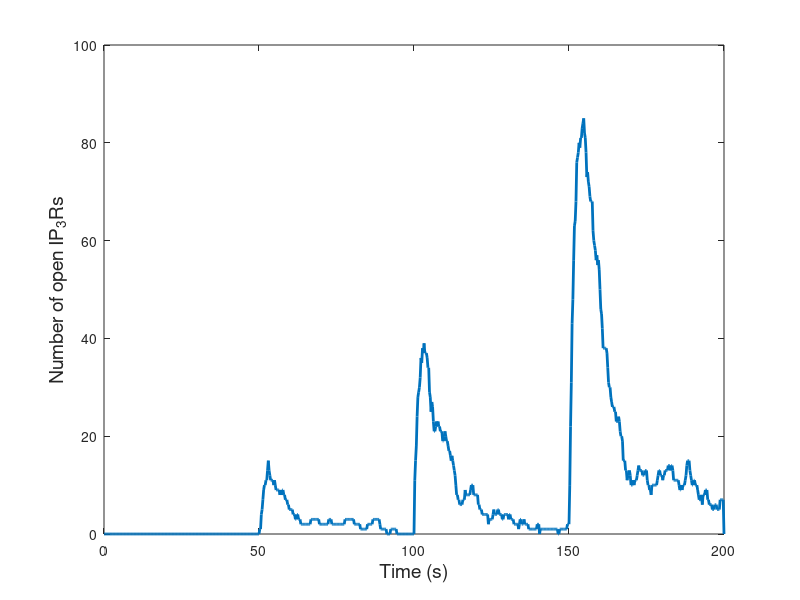
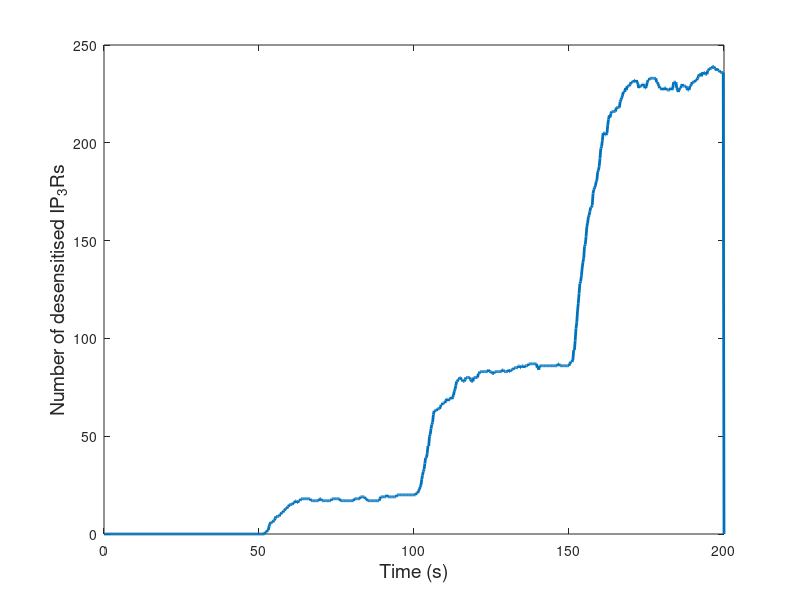
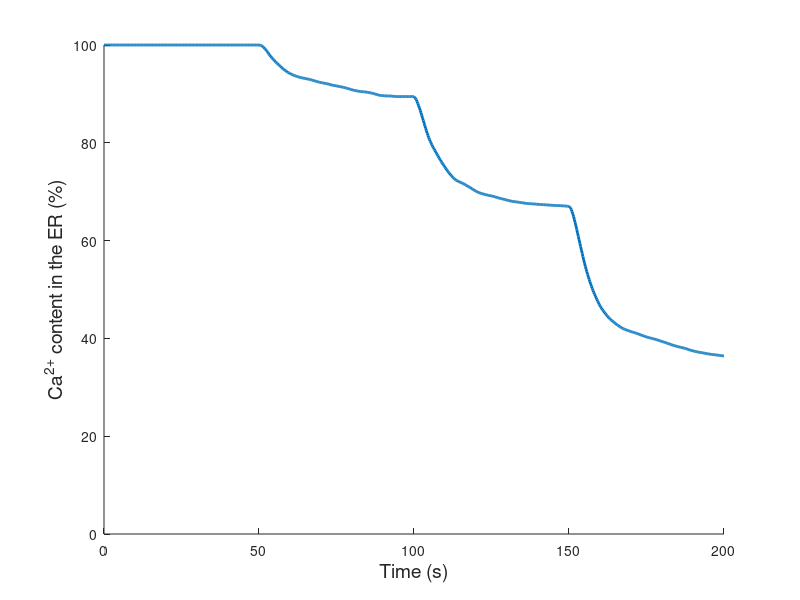

Write MATLAB code to recreate these figures, in order. (Note: this script raises an error after producing the figures.)
%ROD scheme. R-O and O-D are reversible. D-R is irreversible
clear
clc 

%Kinetic constants of state transitions
k1=0.4;
k2=0.2;
k3=0.004;
km1=k1/100;
km2=k2/100;
K=[k1,k2,k3] ;
%
%kinetic constant for Ca2+
krel=8;   %krel/Rt~0.0008
b=0.0000001;

%Total number of receptors/cell
Rt=9101;

%Number of tetraliganded IP3 receptors after each IP3 addition
%N=[0,0,5,22,61];
%N=[0,0,10,44,122];
N=[0,0,20,88,244];

%Numeric parameters
dt=1/(max(K))/200 %Time step
tf=200; %End time
dtsave=1/K(2)/20;
tsave(:,1)=0:dtsave:tf; % Time vector for saving data
%Matrix for saving data 
Osave=zeros(1/dtsave*tf+1,1);
Rs=ones(size(Osave,1),1);
Os=zeros(size(Osave,1),1);
Ds=zeros(size(Osave,1),1);

for i=1:4 
 for j=N(i)+1:N(i+1) 
        t=(i-1)*tf/4;
        nsave=(size(Osave,1)-1)/4*(i-1)+1;
        R=1;
        O=0;
        D=0;
        
        for step=1/dt*tf/4*(i-1)+1:1/dt*tf      
            if R==1 
                PDR=k1*dt;
                Pnothing=1-PDR;
                if rand < PDR
                    R=0;
                    O=1;
                    to=t;
                end
            elseif O==1
                PDR1=k2*dt;
                PDR2=km1*dt;
                summa=PDR1+PDR2;
                Pnothing=1-PDR1-PDR2;
                rr=rand;
                if rr < PDR1
                    O=0;
                    D=1;
                    td=t;
                elseif (rr > PDR1) && (rr < summa)
                    O=0;
                    R=1;
                    td=t; 
                end
            elseif D==1 
                PDR1=k3*dt;
                PDR2=km2*dt;
                summa=PDR1+PDR2;
                Pnothing=1-PDR1-PDR2;
                rr=rand;
                if rr < PDR1
                    D=0;
                    R=1;
                    td=t;
                elseif (rr > PDR1) && (rr < summa)
                    O=1;
                    D=0;
                    td=t;
                end
            end
            t=t+dt;
            
            if (t-tsave(nsave))>dtsave
                nsave=nsave+1;
                Rs(nsave,1)=Rs(nsave,1)+R;
                Os(nsave,1)=Os(nsave,1)+O;
                Ds(nsave,1)=Ds(nsave,1)+D;
            end
        end
    end
end

figure(1)
plot(tsave, sum(Os,2),'LineWidth',2)
hold on
xlabel('Time (s)','FontSize',14)
ylabel('Number of open IP_{3}Rs','FontSize',14)
figure(2)
plot(tsave, sum(Ds,2),'LineWidth',2)
hold on
xlabel('Time (s)','FontSize',14)
ylabel('Number of desensitised IP_{3}Rs','FontSize',14)

R4=sum(Os,2);
t=tsave;
figure(3)
hold on

cf=0.1;   
cf(1)=500;

 for i=2:size(R4)
     tt(i)=t(i);
       cf(i)=exp(-krel*(b+R4(i)/(Rt))*(t(i)-t(i-1))+log(cf(i-1)-0.22))+0.22   ;
 end
  
    cf=(100-20)*(cf./5/100)+20;
    
    plot(tt, cf,'LineWidth',2)
    axis ([0 200 0 100])
    xlabel('Time (s)','FontSize',14)
    ylabel('Ca^{2+} content in the ER (%)','FontSize',14)
    
    %To save the date in text files
    tt2=tt.'; 
    ccf=cf.';
  
    T1 = table(tt2,ccf,'VariableNames',{ 'time', 'calcium'});
    writetable(T1, 'calcium.txt');
   
    T2=table(t,sum(Os,2),'VariableNames',{ 'time', 'open_rec'});
    writetable(T2, 'open.txt');
    
    T3=table(t,sum(Ds,2),'VariableNames',{ 'time', 'inact_rec'});
    writetable(T3, 'inact.txt');
    
 
  


 

    



   


